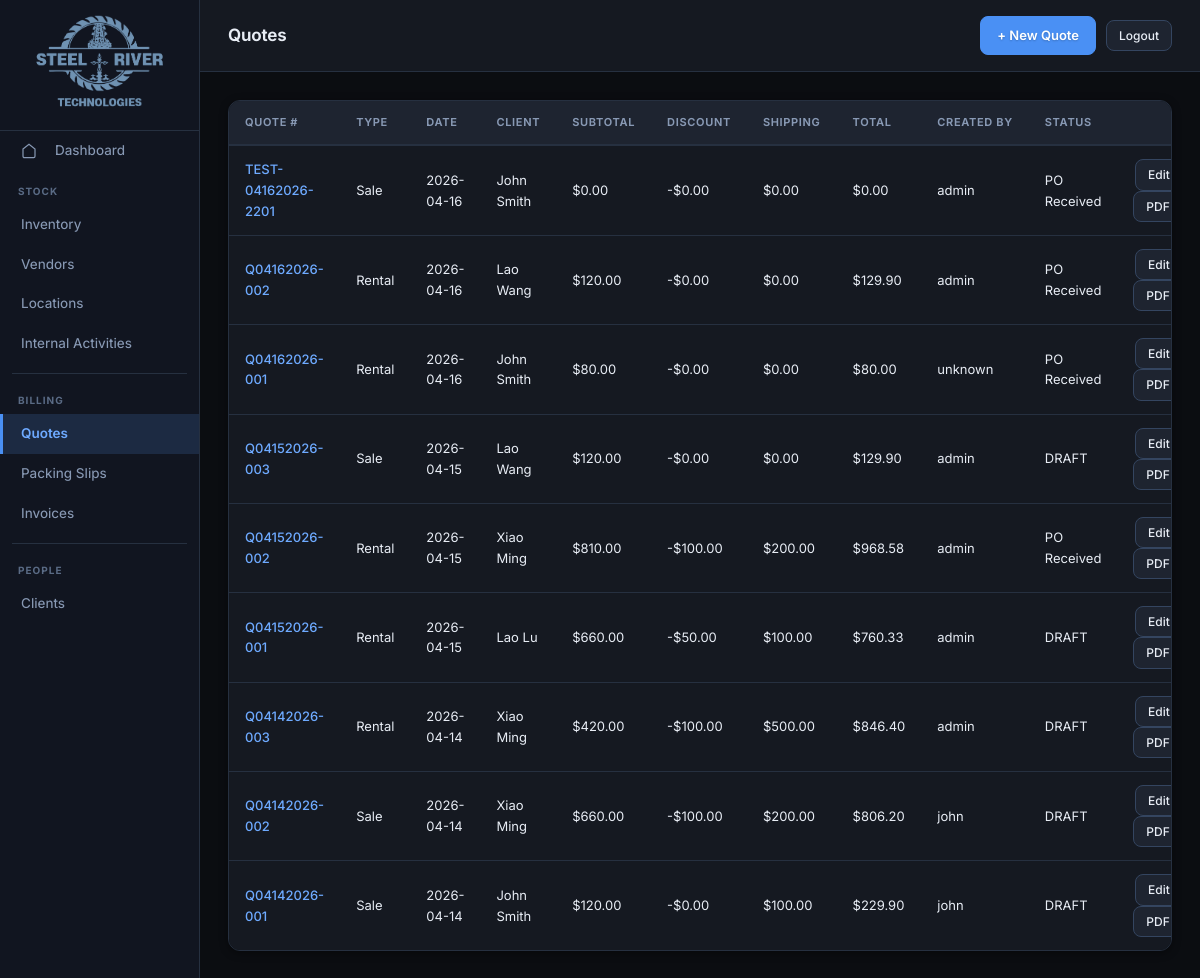
Page /quotes/ on the committed database.
### tables this page shows
CREATE TABLE "Quote" (
    quote_number TEXT PRIMARY KEY,
    quote_type TEXT,
    quote_date TEXT NOT NULL,
    quote_expiration_date TEXT,
    payment_term TEXT,
    ship_to TEXT,
    ship_from TEXT,
    sales_tax_rate REAL DEFAULT 0,
    rental_days INTEGER,
    discount REAL DEFAULT 0,
    shipping_cost REAL DEFAULT 0,
    client_id TEXT,
    created_by TEXT,
    created_at TEXT,
    modified_by TEXT,
    modified_at TEXT
, contact_person TEXT, status TEXT DEFAULT DRAFT);

CREATE TABLE Clients (
    client_id INTEGER PRIMARY KEY AUTOINCREMENT,
    name TEXT NOT NULL,
    department TEXT,
    company TEXT,
    phone TEXT,
    email TEXT,
    site_address TEXT,
    billing_address TEXT
, created_by TEXT, created_at TEXT, modified_by TEXT, modified_at TEXT);

### app/routes/quotes.py (the view)
@router.get("/", response_class=HTMLResponse)
def quotes_list(request: Request):
    db = get_db()
    quotes = db.execute("""
        SELECT q.*, c.name as client_name
        FROM Quote q
        LEFT JOIN Clients c ON q.client_id = c.client_id
        ORDER BY q.created_at DESC
    """).fetchall()
    quotes_list = [dict(q) for q in quotes]
    for q in quotes_list:
        items = db.execute(
            "SELECT SUM(quantity * quoted_price) as subtotal FROM Quote_Items WHERE quote_number = ?",
            (q["quote_number"],),
        ).fetchone()
        item_subtotal = float(items["subtotal"]) if items and items["subtotal"] else 0.0
        rental_days = int(q.get("rental_days") or 0)
        if rental_days:
            item_subtotal = item_subtotal * rental_days
        tax_rate = float(q.get("sales_tax_rate") or 0)
        discount = float(q.get("discount") or 0)
        shipping = float(q.get("shipping_cost") or 0)
        tax = (item_subtotal - discount) * tax_rate
        total = (item_subtotal - discount) * (1 + tax_rate) + shipping
        q["subtotal_value"] = item_subtotal
        q["discount_value"] = discount
        q["shipping_value"] = shipping
        q["total_value"] = total
    close_db()
    return templates.TemplateResponse(
        "quotes/list.html", {"request": request, "quotes": quotes_list}
    )

### app/templates/quotes/list.html (shortened to what this page needs)
{% extends "base.html" %}
{% block page_title %}Quotes{% endblock %}
{% set active = "quotes" %}
{% block topbar_actions %}
<a href="/quotes/new" class="btn btn-primary">+ New Quote</a>
{% endblock %}
{% block content %}
{% if quotes %}
<div class="table-wrap">
<table>
  <thead>
    <tr>
      <th>Quote #</th>
      <th>Type</th>
      <th>Date</th>
      <th>Client</th>
      <th>Subtotal</th>
      <th>Discount</th>
      <th>Shipping</th>
      <th>Total</th>
      <th>Created By</th>
      <th>Status</th>
      <th></th>
    </tr>
  </thead>
  <tbody>
  {% for q in quotes %}
  <tr>
    <td><a href="/quotes/{{ q.quote_number }}">{{ q.quote_number }}</a></td>
    <td>{{ "Sale" if q.quote_type == "SALE" else "Rental" }}</td>
    <td>{{ q.quote_date }}</td>
    <td>{{ q.client_name or "—" }}</td>
    <td>${{ "%.2f"|format(q.subtotal_value|float) }}</td>
    <td>-${{ "%.2f"|format(q.discount_value|float) }}</td>
    <td>${{ "%.2f"|format(q.shipping_value|float) }}</td>
    <td>${{ "%.2f"|format(q.total_value|float) }}</td>
    <td>{{ q.created_by or "-" }}</td>
    <td>{{ q.status or "Draft" }}</td>
    <td style="text-align:right;">
      <a href="/quotes/{{ q.quote_number }}" class="btn btn-sm">Edit</a>
      <a href="/quotes/{{ q.quote_number }}/pdf" class="btn btn-sm" target="_blank">PDF</a>
    </td>
  </tr>
  {% endfor %}
  </tbody>
</table>
</div>
{% endif %}
{% endblock %}

### app/static/css/main.css (style rules this page uses)
:root { --bg: #0b0d11; --surface: #151921; --surface2: #1e2430; --surface3: #283040; --surface-hover:#263040; --sidebar-bg: #111520; --sidebar-hover:#1a2235; --sidebar-active:#1c2a42; --border: #263040; --border2: #344560; --border-light:#45567a; --text: #e8edf5; --text2: #8899b4; --text3: #5a6b85; --text-muted: #3d4e68; --accent: #4a90f4; --accent2: #6eaaff; --accent-bg: rgba(74, 144, 244, 0.12); --accent-border:rgba(74, 144, 244, 0.35); --red: #f05545; --red-soft: #ff8a80; --red-bg: rgba(240, 85, 69, 0.12); --green: #2ecc71; --green-soft: #7defa0; --green-bg: rgba(46, 204, 113, 0.12); --amber: #f5a623; --amber-soft: #ffd166; --amber-bg: rgba(245, 166, 35, 0.12); --purple: #b07af5; --purple-bg: rgba(176, 122, 245, 0.12); --cyan: #26d9e6; --cyan-bg: rgba(38, 217, 230, 0.12); --font: 'Inter', system-ui, -apple-system, sans-serif; --mono: 'JetBrains Mono', 'Consolas', monospace; --radius: 8px; --radius-lg: 12px; --radius-xl: 16px; --shadow: 0 2px 8px rgba(0,0,0,0.4); --shadow-lg: 0 8px 24px rgba(0,0,0,0.5); --shadow-glow: 0 0 24px rgba(74, 144, 244, 0.15); --transition-fast: 0.15s cubic-bezier(0.4, 0, 0.2, 1); --transition: 0.2s cubic-bezier(0.4, 0, 0.2, 1); }
*, *::before, *::after { box-sizing: border-box; margin: 0; padding: 0; }
html, body { height: 100%; background: var(--bg); color: var(--text); font-family: var(--font); font-size: 14px; line-height: 1.6; -webkit-font-smoothing: antialiased; -moz-osx-font-smoothing: grayscale; }
a { color: var(--accent2); text-decoration: none; transition: color var(--transition-fast); }
.btn { display: inline-flex; align-items: center; gap: 6px; padding: 8px 16px; font-size: 13px; font-family: var(--font); font-weight: 500; border-radius: var(--radius); cursor: pointer; border: 1px solid var(--border2); background: var(--surface2); color: var(--text); text-decoration: none; transition: all var(--transition); white-space: nowrap; }
.btn-primary { background: var(--accent); border-color: var(--accent); color: #fff; font-weight: 600; text-shadow: 0 1px 2px rgba(0,0,0,0.2); }
.btn-sm { padding: 5px 12px; font-size: 12px; }
.table-wrap { overflow-x: auto; border: 1px solid var(--border); border-radius: var(--radius-lg); background: var(--surface); box-shadow: var(--shadow); }
table { width: 100%; border-collapse: collapse; }
thead th { background: var(--surface2); color: var(--text2); font-size: 11px; font-weight: 650; letter-spacing: 0.06em; text-transform: uppercase; padding: 13px 16px; text-align: left; border-bottom: 2px solid var(--border); white-space: nowrap; }
tbody tr { border-bottom: 1px solid var(--border); transition: background var(--transition-fast); }
tbody tr:last-child { border-bottom: none; }
tbody td { padding: 13px 16px; font-size: 13px; color: var(--text); vertical-align: middle; }
td a { color: var(--accent2); text-decoration: none; font-weight: 500; }

### rows in the picture
Quote: quote_number "TEST-04162026-2201", quote_type "Sale", quote_date "2026-04-16", name "John Smith", subtotal_value "0.00", discount_value "0.00", shipping_value "0.00", total_value "0.00", created_by "admin", status "PO Received"
Quote: quote_number "Q04162026-002", quote_type "Rental", quote_date "2026-04-16", name "Lao Wang", subtotal_value "120.00", discount_value "0.00", shipping_value "0.00", total_value "129.90", created_by "admin", status "PO Received"
Quote: quote_number "Q04162026-001", quote_type "Rental", quote_date "2026-04-16", name "John Smith", subtotal_value "80.00", discount_value "0.00", shipping_value "0.00", total_value "80.00", created_by "unknown", status "PO Received"
Quote: quote_number "Q04152026-003", quote_type "Sale", quote_date "2026-04-15", name "Lao Wang", subtotal_value "120.00", discount_value "0.00", shipping_value "0.00", total_value "129.90", created_by "admin", status "DRAFT"
Quote: quote_number "Q04152026-002", quote_type "Rental", quote_date "2026-04-15", name "Xiao Ming", subtotal_value "810.00", discount_value "100.00", shipping_value "200.00", total_value "968.58", created_by "admin", status "PO Received"
Quote: quote_number "Q04152026-001", quote_type "Rental", quote_date "2026-04-15", name "Lao Lu", subtotal_value "660.00", discount_value "50.00", shipping_value "100.00", total_value "760.33", created_by "admin", status "DRAFT"
Quote: quote_number "Q04142026-003", quote_type "Rental", quote_date "2026-04-14", name "Xiao Ming", subtotal_value "420.00", discount_value "100.00", shipping_value "500.00", total_value "846.40", created_by "admin", status "DRAFT"
Quote: quote_number "Q04142026-002", quote_type "Sale", quote_date "2026-04-14", name "Xiao Ming", subtotal_value "660.00", discount_value "100.00", shipping_value "200.00", total_value "806.20", created_by "john", status "DRAFT"
Quote: quote_number "Q04142026-001", quote_type "Sale", quote_date "2026-04-14", name "John Smith", subtotal_value "120.00", discount_value "0.00", shipping_value "100.00", total_value "229.90", created_by "john", status "DRAFT"
